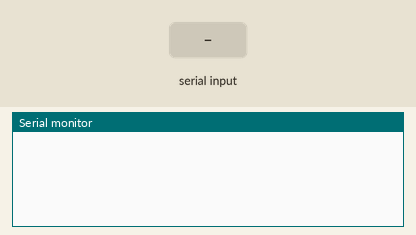
This sketch was run on a simulated Arduino Uno, built with avr-gcc and run on an emulated ATmega328P. Shown: the last lines printed to the serial monitor. The test bench sets the inputs (shaded band).

Above: at 1.2 s.
1.3 s: "1\n" received over the second serial link
At 2.5 s:
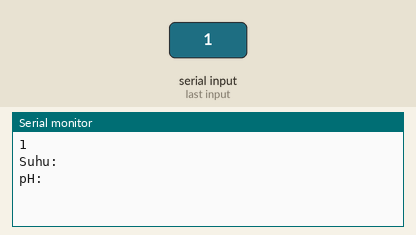
2.8 s: "0\n" received over the second serial link
At 3.7 s:
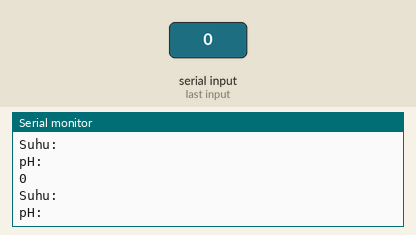

Measured:
- after the input at 1.3 s, the serial monitor: prints a new line at once (image 1)
- after the input at 2.8 s, the serial monitor: prints a new line at once (image 2)

The sketch:

Cealtor_Rx.ino
```cpp
#include <SoftwareSerial.h>

String msg_split[4];
String serial_buff, header, s_suhu, s_ph;

SoftwareSerial mySerial(10, 11); // RX, TX

void setup() {
  Serial.begin(9600);

  mySerial.begin(9600);
}

void loop() { // run over and over
  if (mySerial.available()) {
    serial_buff=mySerial.readStringUntil('\n');
    //Serial.print(serial_buff);
    split(serial_buff,',');

    header = msg_split[0];
    s_suhu = msg_split[1];
    s_ph = msg_split[2];
    Serial.println(header);
    Serial.print("Suhu:");
    Serial.println(s_suhu);
    Serial.print("pH:");
    Serial.println(s_ph);
  }
  if (Serial.available()) {
    mySerial.write(Serial.read());
  }
}

void split(String objectm, char delimiter) {
  byte i = 0;
  String temp = "";
  int commaPosition;
  do {
    commaPosition = objectm.indexOf(delimiter);
    if (commaPosition != -1) {
      temp = objectm.substring(0, commaPosition);
      objectm = objectm.substring(commaPosition + 1, objectm.length());
    }
    else {
      if (objectm.length() > 0) {
        temp = objectm;
      }
    }
    msg_split[i] = temp;
    i++;
  }
  while (commaPosition >= 0);
}
```
